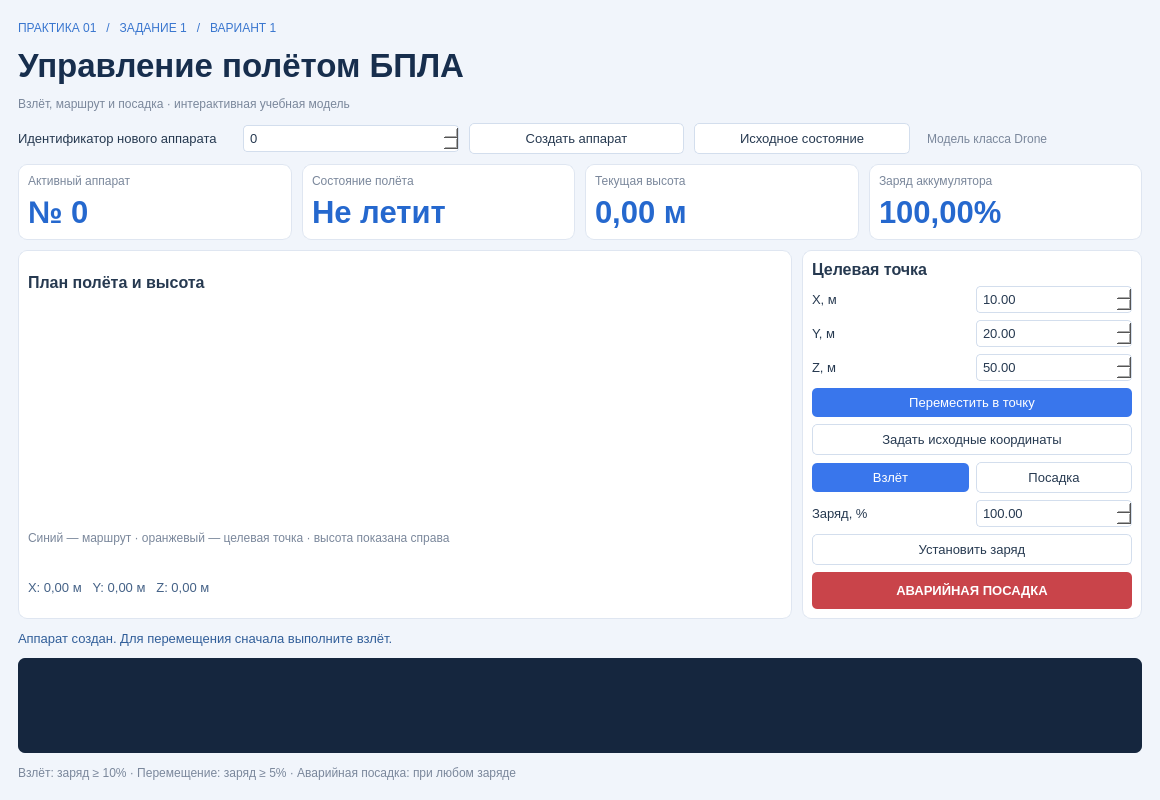
<?xml version='1.0' encoding='utf-8'?>
<ui version="4.0">
 <class>MainWindow</class>
 <widget class="QMainWindow" name="MainWindow">
  <property name="windowTitle">
   <string>Practical 01 — управление полётом БПЛА</string>
  </property>
  <property name="geometry">
   <rect>
    <x>0</x>
    <y>0</y>
    <width>1160</width>
    <height>800</height>
   </rect>
  </property>
  <widget class="QWidget" name="centralwidget">
   <layout class="QVBoxLayout" name="rootLayout">
    <property name="leftMargin">
     <number>18</number>
    </property>
    <property name="rightMargin">
     <number>18</number>
    </property>
    <property name="topMargin">
     <number>18</number>
    </property>
    <property name="bottomMargin">
     <number>18</number>
    </property>
    <property name="spacing">
     <number>10</number>
    </property>
    <item>
     <widget class="QLabel" name="eyebrow">
      <property name="text">
       <string>ПРАКТИКА 01   /   ЗАДАНИЕ 1   /   ВАРИАНТ 1</string>
      </property>
     </widget>
    </item>
    <item>
     <widget class="QLabel" name="title">
      <property name="text">
       <string>Управление полётом БПЛА</string>
      </property>
     </widget>
    </item>
    <item>
     <widget class="QLabel" name="subtitle">
      <property name="text">
       <string>Взлёт, маршрут и посадка · интерактивная учебная модель</string>
      </property>
     </widget>
    </item>
    <item>
     <layout class="QHBoxLayout" name="toolbar">
      <item>
       <widget class="QLabel" name="newIdCaption">
        <property name="text">
         <string>Идентификатор нового аппарата</string>
        </property>
       </widget>
      </item>
      <item>
       <widget class="QSpinBox" name="idSpin">
        <property name="maximum">
         <number>9999999</number>
        </property>
       </widget>
      </item>
      <item>
       <widget class="QPushButton" name="createButton">
        <property name="text">
         <string>Создать аппарат</string>
        </property>
       </widget>
      </item>
      <item>
       <widget class="QPushButton" name="resetButton">
        <property name="text">
         <string>Исходное состояние</string>
        </property>
       </widget>
      </item>
      <item>
       <spacer name="toolbarSpacer">
        <property name="orientation">
         <enum>Qt::Horizontal</enum>
        </property>
       </spacer>
      </item>
      <item>
       <widget class="QLabel" name="modelLabel">
        <property name="text">
         <string>Модель класса Drone</string>
        </property>
       </widget>
      </item>
     </layout>
    </item>
    <item>
     <layout class="QHBoxLayout" name="metrics">
      <item>
       <widget class="QFrame" name="idCard">
        <layout class="QVBoxLayout" name="idLayout">
         <item>
          <widget class="QLabel" name="idCaption">
           <property name="text">
            <string>Активный аппарат</string>
           </property>
          </widget>
         </item>
         <item>
          <widget class="QLabel" name="idValue">
           <property name="text">
            <string>№ 0</string>
           </property>
          </widget>
         </item>
        </layout>
       </widget>
      </item>
      <item>
       <widget class="QFrame" name="flightCard">
        <layout class="QVBoxLayout" name="flightLayout">
         <item>
          <widget class="QLabel" name="flightCaption">
           <property name="text">
            <string>Состояние полёта</string>
           </property>
          </widget>
         </item>
         <item>
          <widget class="QLabel" name="flightValue">
           <property name="text">
            <string>Не летит</string>
           </property>
          </widget>
         </item>
        </layout>
       </widget>
      </item>
      <item>
       <widget class="QFrame" name="altitudeCard">
        <layout class="QVBoxLayout" name="altitudeLayout">
         <item>
          <widget class="QLabel" name="altitudeCaption">
           <property name="text">
            <string>Текущая высота</string>
           </property>
          </widget>
         </item>
         <item>
          <widget class="QLabel" name="altitudeValue">
           <property name="text">
            <string>0,00 м</string>
           </property>
          </widget>
         </item>
        </layout>
       </widget>
      </item>
      <item>
       <widget class="QFrame" name="batteryCard">
        <layout class="QVBoxLayout" name="batteryLayout">
         <item>
          <widget class="QLabel" name="batteryCaption">
           <property name="text">
            <string>Заряд аккумулятора</string>
           </property>
          </widget>
         </item>
         <item>
          <widget class="QLabel" name="batteryValue">
           <property name="text">
            <string>100,00%</string>
           </property>
          </widget>
         </item>
        </layout>
       </widget>
      </item>
     </layout>
    </item>
    <item>
     <layout class="QHBoxLayout" name="bodyLayout">
      <item>
       <widget class="QFrame" name="scenePanel">
        <layout class="QVBoxLayout" name="sceneLayout">
         <item>
          <widget class="QLabel" name="sceneTitle">
           <property name="text">
            <string>План полёта и высота</string>
           </property>
          </widget>
         </item>
         <item>
          <widget class="FlightScene" name="flightScene">
           <property name="minimumSize">
            <size>
             <width>400</width>
             <height>200</height>
            </size>
           </property>
          </widget>
         </item>
         <item>
          <widget class="QLabel" name="sceneHint">
           <property name="text">
            <string>Синий — маршрут · оранжевый — целевая точка · высота показана справа</string>
           </property>
          </widget>
         </item>
         <item>
          <widget class="QLabel" name="positionValue">
           <property name="text">
            <string>X: 0,00 м   Y: 0,00 м   Z: 0,00 м</string>
           </property>
          </widget>
         </item>
        </layout>
       </widget>
      </item>
      <item>
       <widget class="QFrame" name="controlPanel">
        <property name="minimumSize">
         <size>
          <width>310</width>
          <height>0</height>
         </size>
        </property>
        <property name="maximumSize">
         <size>
          <width>340</width>
          <height>16777215</height>
         </size>
        </property>
        <layout class="QVBoxLayout" name="controlLayout">
         <property name="spacing">
          <number>7</number>
         </property>
         <item>
          <widget class="QLabel" name="targetTitle">
           <property name="text">
            <string>Целевая точка</string>
           </property>
          </widget>
         </item>
         <item>
          <layout class="QHBoxLayout" name="targetXSpinLayout">
           <item>
            <widget class="QLabel" name="targetXSpinCaption">
             <property name="text">
              <string>X, м</string>
             </property>
            </widget>
           </item>
           <item>
            <widget class="QDoubleSpinBox" name="targetXSpin">
             <property name="minimum">
              <double>-1000000</double>
             </property>
             <property name="maximum">
              <double>1000000</double>
             </property>
             <property name="value">
              <double>10</double>
             </property>
             <property name="keyboardTracking">
              <bool>false</bool>
             </property>
            </widget>
           </item>
          </layout>
         </item>
         <item>
          <layout class="QHBoxLayout" name="targetYSpinLayout">
           <item>
            <widget class="QLabel" name="targetYSpinCaption">
             <property name="text">
              <string>Y, м</string>
             </property>
            </widget>
           </item>
           <item>
            <widget class="QDoubleSpinBox" name="targetYSpin">
             <property name="minimum">
              <double>-1000000</double>
             </property>
             <property name="maximum">
              <double>1000000</double>
             </property>
             <property name="value">
              <double>20</double>
             </property>
             <property name="keyboardTracking">
              <bool>false</bool>
             </property>
            </widget>
           </item>
          </layout>
         </item>
         <item>
          <layout class="QHBoxLayout" name="targetZSpinLayout">
           <item>
            <widget class="QLabel" name="targetZSpinCaption">
             <property name="text">
              <string>Z, м</string>
             </property>
            </widget>
           </item>
           <item>
            <widget class="QDoubleSpinBox" name="targetZSpin">
             <property name="minimum">
              <double>-1000000</double>
             </property>
             <property name="maximum">
              <double>1000000</double>
             </property>
             <property name="value">
              <double>50</double>
             </property>
             <property name="keyboardTracking">
              <bool>false</bool>
             </property>
            </widget>
           </item>
          </layout>
         </item>
         <item>
          <widget class="QPushButton" name="moveButton">
           <property name="text">
            <string>Переместить в точку</string>
           </property>
          </widget>
         </item>
         <item>
          <widget class="QPushButton" name="positionButton">
           <property name="text">
            <string>Задать исходные координаты</string>
           </property>
          </widget>
         </item>
         <item>
          <layout class="QHBoxLayout" name="flightActions">
           <item>
            <widget class="QPushButton" name="takeoffButton">
             <property name="text">
              <string>Взлёт</string>
             </property>
            </widget>
           </item>
           <item>
            <widget class="QPushButton" name="landButton">
             <property name="text">
              <string>Посадка</string>
             </property>
            </widget>
           </item>
          </layout>
         </item>
         <item>
          <layout class="QHBoxLayout" name="chargeLayout">
           <item>
            <widget class="QLabel" name="chargeCaption">
             <property name="text">
              <string>Заряд, %</string>
             </property>
            </widget>
           </item>
           <item>
            <widget class="QDoubleSpinBox" name="chargeSpin">
             <property name="minimum">
              <double>-1000</double>
             </property>
             <property name="maximum">
              <double>1000</double>
             </property>
             <property name="value">
              <double>100</double>
             </property>
             <property name="keyboardTracking">
              <bool>false</bool>
             </property>
            </widget>
           </item>
          </layout>
         </item>
         <item>
          <widget class="QPushButton" name="chargeButton">
           <property name="text">
            <string>Установить заряд</string>
           </property>
          </widget>
         </item>
         <item>
          <widget class="QPushButton" name="emergencyButton">
           <property name="text">
            <string>АВАРИЙНАЯ ПОСАДКА</string>
           </property>
          </widget>
         </item>
        </layout>
       </widget>
      </item>
     </layout>
    </item>
    <item>
     <widget class="QLabel" name="feedbackLabel">
      <property name="text">
       <string>Аппарат создан. Для перемещения сначала выполните взлёт.</string>
      </property>
     </widget>
    </item>
    <item>
     <widget class="QPlainTextEdit" name="eventLog">
      <property name="readOnly">
       <bool>true</bool>
      </property>
      <property name="minimumSize">
       <size>
        <width>0</width>
        <height>75</height>
       </size>
      </property>
      <property name="maximumSize">
       <size>
        <width>16777215</width>
        <height>95</height>
       </size>
      </property>
     </widget>
    </item>
    <item>
     <widget class="QLabel" name="footerLabel">
      <property name="text">
       <string>Взлёт: заряд ≥ 10% · Перемещение: заряд ≥ 5% · Аварийная посадка: при любом заряде</string>
      </property>
     </widget>
    </item>
   </layout>
  </widget>
  <property name="styleSheet">
   <string>
QMainWindow, QWidget#centralwidget { background: #f1f5fb; }
QWidget { font-family: 'Segoe UI'; font-size: 10pt; color: #263950; }
QLabel#eyebrow { color: #3976cf; font-size: 9pt; }
QLabel#title { font-size: 25pt; color: #172e4d; font-weight: 700; }
QLabel#subtitle, QLabel#sceneHint, QLabel#footerLabel, QLabel#modelLabel { color: #7a879b; font-size: 9pt; }
QFrame#scenePanel, QFrame#controlPanel, QFrame#idCard, QFrame#flightCard, QFrame#altitudeCard, QFrame#batteryCard { background: white; border: 1px solid #dfe6f1; border-radius: 9px; }
QLabel#idValue, QLabel#flightValue, QLabel#altitudeValue, QLabel#batteryValue { font-size: 23pt; font-weight: 600; color: #2568ce; }
QLabel#idCaption, QLabel#flightCaption, QLabel#altitudeCaption, QLabel#batteryCaption { color: #7a879b; font-size: 9pt; }
QLabel#sceneTitle, QLabel#targetTitle { font-size: 12pt; font-weight: 600; }
QLabel#positionValue { color: #456287; }
QPushButton { background: white; border: 1px solid #d3deed; border-radius: 5px; padding: 7px 11px; }
QPushButton:hover { background: #edf3fe; border-color: #7da7eb; }
QPushButton#moveButton, QPushButton#takeoffButton { background: #3976ec; color: white; border: none; }
QPushButton#emergencyButton { background: #c9444a; color: white; border: none; padding: 11px; font-weight: 600; }
QDoubleSpinBox, QSpinBox { padding: 4px; background: white; border: 1px solid #d3deed; border-radius: 4px; }
QLabel#feedbackLabel { color: #315e99; }
QPlainTextEdit { background: #15263e; color: #d7e5fa; border: none; border-radius: 7px; padding: 6px; font-family: Consolas; font-size: 9pt; }
</string>
  </property>
 </widget>
 <customwidgets>
  <customwidget>
   <class>FlightScene</class>
   <extends>QWidget</extends>
   <header>flight_scene.h</header>
  </customwidget>
 </customwidgets>
 <resources />
 <connections />
</ui>
